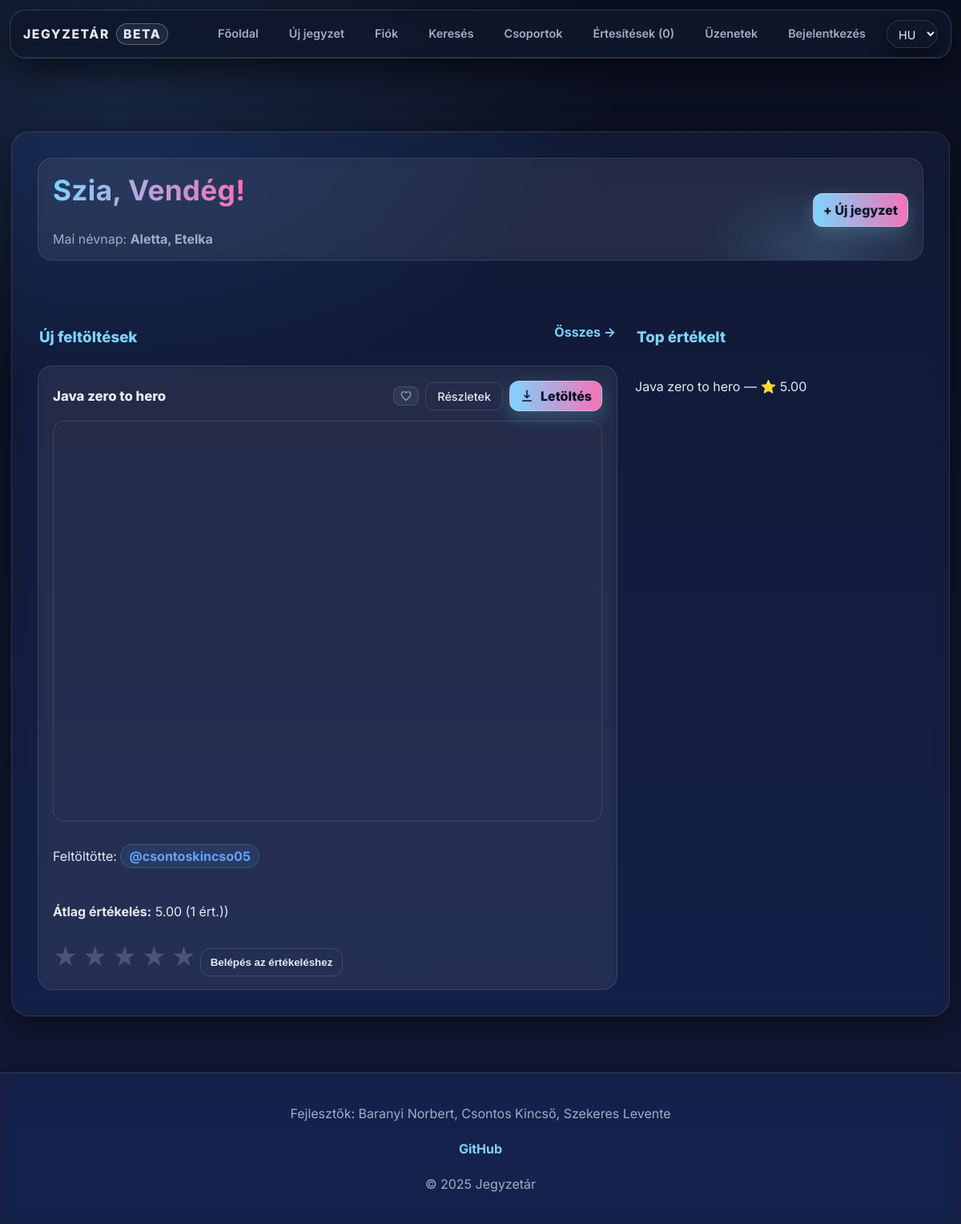
The page / on the database its author committed.
### tables this page shows
CREATE TABLE `namedays` (
                            `id` int(11) NOT NULL,
                            `datum` varchar(5) DEFAULT NULL,
                            `nevek` varchar(255) DEFAULT NULL
);

CREATE TABLE `files` (
                         `id` int(11) NOT NULL,
                         `uploaded_by` int(11) DEFAULT NULL,
                         `name` varchar(255) NOT NULL,
                         `file_name` varchar(255) NOT NULL,
                         `description` text DEFAULT NULL,
                         `file_path` varchar(255) NOT NULL,
                         `subject` varchar(100) NOT NULL,
                         `tags` varchar(255) NOT NULL,
                         `tn_name` varchar(255) DEFAULT NULL,
                         `file_size` bigint(20) UNSIGNED DEFAULT NULL
);

CREATE TABLE `users` (
                         `id` int(11) NOT NULL,
                         `lastname` varchar(100) DEFAULT NULL,
                         `firstname` varchar(100) DEFAULT NULL,
                         `username` varchar(50) NOT NULL,
                         `birthdate` date DEFAULT NULL,
                         `gender` varchar(10) DEFAULT NULL,
                         `email` varchar(50) NOT NULL,
                         `profile_picture` varchar(255) DEFAULT NULL,
                         `password` varchar(255) NOT NULL,
                         `security_question` varchar(255) NOT NULL,
                         `security_answer` varchar(255) NOT NULL,
                         `admin` tinyint(1) NOT NULL,
                         `registration_date` datetime DEFAULT NULL,
                         `language` varchar(5) NOT NULL DEFAULT 'hu',
                         `oauth_provider` varchar(20) DEFAULT NULL,
                         `oauth_sub` varchar(191) DEFAULT NULL,
                         `email_verified` tinyint(1) NOT NULL DEFAULT 0,
                         `bio` text DEFAULT NULL,
                         `profile_theme` varchar(32) NOT NULL DEFAULT 'default'
);

### assets/php/lang.php (called while the page is built, shortened)
<?php
    $supported_langs = ['hu', 'en', 'de'];
    if (isset($_GET['lang']) && in_array($_GET['lang'], $supported_langs, true)) {
        $lang = $_GET['lang'];
        $_SESSION['lang'] = $lang;
        if (!headers_sent()) {
            setcookie('lang', $lang, time() + 60*60*24*30, '/');
        }
    } else {
        if (isset($_SESSION['lang']) && in_array($_SESSION['lang'], $supported_langs, true)) {
            $lang = $_SESSION['lang'];
        } elseif (isset($_COOKIE['lang']) && in_array($_COOKIE['lang'], $supported_langs, true)) {
            $lang = $_COOKIE['lang'];
        } else {
            $lang = 'hu';
        }
    }
    $translations = [];
    if ($stmt = $conn->prepare("SELECT t_key, text FROM translations WHERE lang_code = ?")) {
        $stmt->bind_param('s', $lang);
        $stmt->execute();
        $result = $stmt->get_result();
        while ($row = $result->fetch_assoc()) {
            $translations[$row['t_key']] = $row['text'];
        }
    }
    if (!function_exists('t')) {
        function t(string $key): string
        {
            global $translations;
            return $translations[$key] ?? $key;
        }
    }

### assets/php/functions.php (called while the page is built, shortened)
<?php
    if (!function_exists('db_stmt')) {
        function db_stmt(mysqli $conn, string $sql, string $types = '', array $params = []): mysqli_stmt {
            $stmt = $conn->prepare($sql);
            if ($types !== '' && $params) {
                if (!$stmt->bind_param($types, ...$params)) {
                    db_log_error($conn, 'Paraméterek bind-elése sikertelen', $sql, $params);
                    throw new RuntimeException('Paraméterek bind-elése sikertelen: ' . $stmt->error);
                }
            }
            if (!$stmt->execute()) {
                db_log_error($conn, 'Végrehajtási hiba (execute)', $sql, $params);
                throw new RuntimeException('Végrehajtási hiba (execute): ' . $stmt->error);
            }
            return $stmt;
        }
    }
    if (!function_exists('db_query')) {
        function db_query(mysqli $conn, string $sql, string $types = '', array $params = []): mysqli_result
        {
            $stmt = db_stmt($conn, $sql, $types, $params);
            $result = $stmt->get_result();
            return $result;
        }
    }

### index.php (the view, shortened to what this page needs)
<?php
    require_once "assets/php/db.php";
    require_once "assets/php/lang.php";
    require_once "assets/php/functions.php";
    $today = date("m-d");
    $nd = db_query($conn, "SELECT nevek FROM namedays WHERE datum = ? LIMIT 1", "s", [$today]);
    $nameday = ($nd && $nd->num_rows > 0) ? $nd->fetch_assoc()['nevek'] : t('nameday_none_today');
    $popular_sql = "
        SELECT f.*, IFNULL(AVG(r.rating),0) AS avg_rating, COUNT(r.id) AS rating_count
        FROM files f
        LEFT JOIN ratings r ON f.id = r.file_id
        GROUP BY f.id
        ORDER BY avg_rating DESC, rating_count DESC
        LIMIT 8
    ";
    $popular_result = $conn->query($popular_sql);
    $latest_result = $conn->query("SELECT * FROM files ORDER BY id DESC LIMIT 12");
?>
<!DOCTYPE html>
<html lang="<?= htmlspecialchars($lang ?? 'hu') ?>">
<head>
    <link rel="stylesheet" href="assets/css/styles.css">
</head>
<body>
<?php include 'assets/php/navbar.php'; ?>
<div class="main">
    <div class="home-grid">
        <section class="hero card">
            <div class="hero-body">
                <div class="hero-text">
                    <h1 class="hero-title">
                    </h1>
                    <p class="hero-sub"><?= t('hero_nameday') ?>: <strong><?= htmlspecialchars($nameday) ?></strong></p>
                </div>
                <div class="hero-actions">
                    <a class="btn-cta" href="<?= $isLoggedIn ? 'upload.php' : 'reglog.php' ?>">
                        + <?= t('nav_upload') ?>
                    </a>
                </div>
            </div>
        </section>
        <section class="content-main">
            <div class="section-titlebar">
                <h3><?= t('home_new_uploads') ?></h3>
                <a class="link-more" href="search.php?sort=new"><?= t('home_all_arrow') ?></a>
            </div>
            <?php if ($latest_result && $latest_result->num_rows > 0): ?>
                <div class="content-grid grid-large">
                    <?php while ($file = $latest_result->fetch_assoc()):
                        $file_id = (int)$file['id'];
                        $uploaderRes = db_query(
                                $conn,
                                "SELECT username FROM users WHERE id = ? LIMIT 1",
                                "i",
                                [(int)$file['uploaded_by']]
                        );
                        $uploader = ($uploaderRes && $uploaderRes->num_rows)
                                ? $uploaderRes->fetch_assoc()
                                : ['username' => 'ismeretlen'];
                        $name = htmlspecialchars($file['name'] ?? '');
                        $username = htmlspecialchars($uploader['username'] ?? 'ismeretlen');
                        $ext = strtolower(pathinfo($file['file_name'] ?? '', PATHINFO_EXTENSION));
                        $avgRes = db_query(
                                $conn,
                                "SELECT AVG(rating) AS avg, COUNT(*) AS c FROM ratings WHERE file_id = ?",
                                "i",
                                [$file_id]
                        );
                        $avg = "0.00";
                        $cnt = 0;
                        if ($avgRes && $avgRes->num_rows) {
                            $d = $avgRes->fetch_assoc();
                            $avg = number_format((float)($d['avg'] ?? 0), 2);
                            $cnt = (int)($d['c'] ?? 0);
                        }
                        $is_favorite = false;
                        $safe_path = "users/" . ($uploader['username'] ?? '') . "/" . ($file['file_name'] ?? '');
                        ?>
                        <article class="card note-card" id="file-<?= $file_id ?>">
                            <header class="card-head">
                                <h4 class="entry-title"><?= $name ?></h4>
                                <div style="display:flex; gap:8px; align-items:center;">
                                    <form method="post" style="display:inline;">
                                        <button type="submit" name="favorite-btn" class="favorite-btn <?= $is_favorite ? 'favorited' : '' ?>"<?= !$isLoggedIn ? 'disabled' : '' ?>aria-label="favorite">
                                            <svg class="icon" viewBox="0 0 24 24" aria-hidden="true">
                                                <?php if ($is_favorite): ?>
                                                    <path d="M12 21.35l-1.45-1.32C5.4 15.36 2 12.28 2 8.5 2 5.42 4.42 3 7.5 3c1.74 0 3.41.81 4.5 2.09C13.09 3.81 14.76 3 16.5 3 19.58 3 22 5.42 22 8.5c0 3.78-3.4 6.86-8.55 11.54L12 21.35z" fill="currentColor"/>
                                                <?php else: ?>
                                                    <path d="M12 21.35l-1.45-1.32C5.4 15.36 2 12.28 2 8.5 2 5.42 4.42 3 7.5 3c1.74 0 3.41.81 4.5 2.09C13.09 3.81 14.76 3 16.5 3 19.58 3 22 5.42 22 8.5c0 3.78-3.4 6.86-8.55 11.54L12 21.35z" fill="none" stroke="currentColor" stroke-width="2"/>
                                                <?php endif; ?>
                                            </svg>
                                        </button>
                                    </form>
                                    <a class="note-desc-btn" href="note.php?id=<?= $file_id ?>">
                                        <?= t('btn_details') ?>
                                    </a>
                                    <a class="entry-download-btn" href="assets/php/download.php?id=<?= $file_id ?>">
                                        <svg class="icon icon-download" viewBox="0 0 24 24" aria-hidden="true">
                                            <path d="M5 20h14M12 3v12m0 0l-4-4m4 4 4-4" fill="none" stroke="currentColor" stroke-width="2" stroke-linecap="round" stroke-linejoin="round" />
                                        </svg>
                                        <?= t('btn_download') ?>
                                    </a>
                                </div>
                            </header>
                            <?php if ($ext === "mp4"): ?>
                                <video controls class="file-preview">
                                    <source src="<?= htmlspecialchars($safe_path) ?>" type="video/mp4">
                                </video>
                            <?php elseif ($ext === "pdf"): ?>
                                <iframe src="<?= htmlspecialchars($safe_path) ?>" width="100%" height="500"></iframe>
                            <?php elseif ($ext === "docx"): ?>
                                <p><?= t('note_docx_download_hint') ?></p>
                            <?php endif; ?>
                            <p><?= t('label_uploaded_by') ?>
                                <a class="uploader-name" href="profile.php?userid=<?= (int)$file['uploaded_by'] ?>">@<?= $username ?></a>
                            </p>
                            <p>
                                <b><?= t('label_rating_average') ?></b>
                                <?= $avg ?> (<?= $cnt ?> <?= t('suffix_ratings_paren') ?>)
                            </p>
                            <form method="post">
                                <div class="star-rating">
                                    <?php
                                    for ($i = 5; $i >= 1; $i--) {
                                        $inputId  = "rate-{$file_id}-{$i}";
                                        echo "<label for='{$inputId}'>★</label>";
                                    }
                                    ?>
                                </div>
                                <?php if ($isLoggedIn): ?>
                                    <button type="submit" name="rate-btn"><?= t('btn_send') ?></button>
                                <?php else: ?>
                                    <button type="button" class="btn-ghost" disabled><?= t('btn_login_to_rate') ?></button>
                                <?php endif; ?>
                            </form>
                        </article>
                    <?php endwhile; ?>
                </div>
            <?php endif; ?>
        </section>
        <aside class="content-aside">
            <div class="section-titlebar">
                <h3><?= t('sidebar_top_rated') ?></h3>
            </div>
            <?php if ($popular_result && $popular_result->num_rows > 0): ?>
                <div class="list-compact">
                    <?php while ($file = $popular_result->fetch_assoc()): ?>
                        <p><?= htmlspecialchars($file['name'] ?? '') ?> — ⭐ <?= number_format((float)$file['avg_rating'], 2) ?></p>
                    <?php endwhile; ?>
                </div>
            <?php endif; ?>
        </aside>
    </div>
</div>
<?php include 'assets/php/footer.php'; ?>
</body>
</html>

### rows shown on the page
namedays: nevek "Aletta, Etelka"
files: name "Java zero to hero", users.username "csontoskincso05", avg "5.00", cnt "1", avg_rating "5.00"

### other values the page prints
t('nav_home') "Főoldal"
t('nav_upload') "Új jegyzet"
t('nav_profil') "Fiók"
t('nav_search') "Keresés"
t('Csoportok') "Csoportok"
t('nav_notify') "Értesítések"
$notify_number "0"
t('nav_messages') "Üzenetek"
t('nav_login') "Bejelentkezés"
t('hero_nameday') "Mai névnap"
t('home_new_uploads') "Új feltöltések"
t('home_all_arrow') "Összes →"
t('sidebar_top_rated') "Top értékelt"
t('footer_developers_label') "Fejlesztők"
t('footer_github_link') "GitHub"
